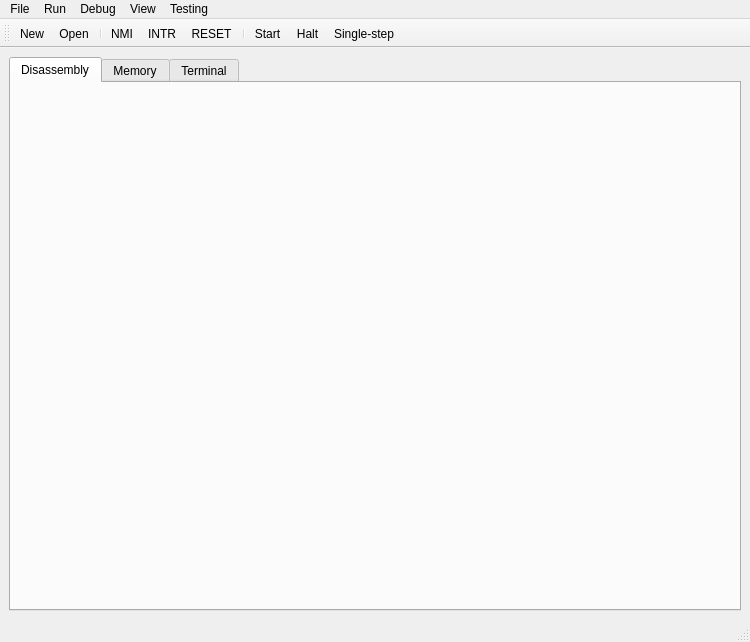
<?xml version="1.0" encoding="UTF-8"?>
<ui version="4.0">
 <class>Sim86Window</class>
 <widget class="QMainWindow" name="Sim86Window">
  <property name="geometry">
   <rect>
    <x>0</x>
    <y>0</y>
    <width>750</width>
    <height>642</height>
   </rect>
  </property>
  <property name="windowTitle">
   <string>MainWindow</string>
  </property>
  <property name="unifiedTitleAndToolBarOnMac">
   <bool>true</bool>
  </property>
  <widget class="QWidget" name="centralwidget">
   <layout class="QVBoxLayout" name="verticalLayout">
    <item>
     <widget class="QTabWidget" name="m_tab_widget">
      <property name="currentIndex">
       <number>0</number>
      </property>
      <widget class="QWidget" name="m_tab_disassembly">
       <property name="enabled">
        <bool>true</bool>
       </property>
       <attribute name="title">
        <string>Disassembly</string>
       </attribute>
      </widget>
      <widget class="QWidget" name="m_tab_memory">
       <attribute name="title">
        <string>Memory</string>
       </attribute>
      </widget>
      <widget class="QWidget" name="m_tab_terminal">
       <attribute name="title">
        <string>Terminal</string>
       </attribute>
      </widget>
     </widget>
    </item>
   </layout>
  </widget>
  <widget class="QMenuBar" name="menubar">
   <property name="geometry">
    <rect>
     <x>0</x>
     <y>0</y>
     <width>750</width>
     <height>25</height>
    </rect>
   </property>
   <widget class="QMenu" name="menuFile">
    <property name="title">
     <string>File</string>
    </property>
    <addaction name="m_act_file_new"/>
    <addaction name="m_act_file_open"/>
    <addaction name="separator"/>
    <addaction name="m_act_file_quit"/>
   </widget>
   <widget class="QMenu" name="menuSettings">
    <property name="title">
     <string>View</string>
    </property>
    <addaction name="m_act_view_regs"/>
    <addaction name="m_act_view_sregs"/>
    <addaction name="m_act_view_flags"/>
    <addaction name="m_act_view_stack"/>
    <addaction name="m_act_view_memory"/>
    <addaction name="m_act_view_disassembly"/>
   </widget>
   <widget class="QMenu" name="menuDebug">
    <property name="title">
     <string>Debug</string>
    </property>
    <addaction name="m_act_debug_nmi"/>
    <addaction name="m_act_debug_intr"/>
    <addaction name="m_act_debug_reset"/>
   </widget>
   <widget class="QMenu" name="menuRun">
    <property name="title">
     <string>Run</string>
    </property>
    <addaction name="m_act_run_start"/>
    <addaction name="m_act_run_halt"/>
    <addaction name="m_act_run_single_step"/>
   </widget>
   <widget class="QMenu" name="menuTesting">
    <property name="title">
     <string>Testing</string>
    </property>
    <addaction name="actionEnable_Database"/>
   </widget>
   <addaction name="menuFile"/>
   <addaction name="menuRun"/>
   <addaction name="menuDebug"/>
   <addaction name="menuSettings"/>
   <addaction name="menuTesting"/>
  </widget>
  <widget class="QStatusBar" name="statusbar"/>
  <widget class="QToolBar" name="toolBar">
   <property name="windowTitle">
    <string>toolBar</string>
   </property>
   <attribute name="toolBarArea">
    <enum>TopToolBarArea</enum>
   </attribute>
   <attribute name="toolBarBreak">
    <bool>false</bool>
   </attribute>
   <addaction name="m_act_file_new"/>
   <addaction name="m_act_file_open"/>
   <addaction name="separator"/>
   <addaction name="m_act_debug_nmi"/>
   <addaction name="m_act_debug_intr"/>
   <addaction name="m_act_debug_reset"/>
   <addaction name="separator"/>
   <addaction name="m_act_run_start"/>
   <addaction name="m_act_run_halt"/>
   <addaction name="m_act_run_single_step"/>
  </widget>
  <action name="m_act_file_new">
   <property name="text">
    <string>New</string>
   </property>
   <property name="shortcut">
    <string>Ctrl+N</string>
   </property>
  </action>
  <action name="m_act_file_open">
   <property name="text">
    <string>Open</string>
   </property>
   <property name="shortcut">
    <string>Ctrl+O</string>
   </property>
  </action>
  <action name="m_act_file_quit">
   <property name="text">
    <string>Quit</string>
   </property>
   <property name="shortcut">
    <string>Ctrl+Q</string>
   </property>
  </action>
  <action name="m_act_view_regs">
   <property name="checkable">
    <bool>true</bool>
   </property>
   <property name="checked">
    <bool>true</bool>
   </property>
   <property name="text">
    <string>General Registers</string>
   </property>
  </action>
  <action name="m_act_view_sregs">
   <property name="checkable">
    <bool>true</bool>
   </property>
   <property name="checked">
    <bool>true</bool>
   </property>
   <property name="text">
    <string>Segment Registers</string>
   </property>
  </action>
  <action name="m_act_view_flags">
   <property name="checkable">
    <bool>true</bool>
   </property>
   <property name="checked">
    <bool>true</bool>
   </property>
   <property name="text">
    <string>Flags</string>
   </property>
  </action>
  <action name="m_act_view_memory">
   <property name="checkable">
    <bool>true</bool>
   </property>
   <property name="checked">
    <bool>true</bool>
   </property>
   <property name="text">
    <string>Memory</string>
   </property>
  </action>
  <action name="m_act_view_disassembly">
   <property name="checkable">
    <bool>true</bool>
   </property>
   <property name="checked">
    <bool>true</bool>
   </property>
   <property name="text">
    <string>Disassembly</string>
   </property>
  </action>
  <action name="m_act_view_stack">
   <property name="checkable">
    <bool>true</bool>
   </property>
   <property name="checked">
    <bool>true</bool>
   </property>
   <property name="text">
    <string>Stack</string>
   </property>
  </action>
  <action name="m_act_debug_nmi">
   <property name="text">
    <string>NMI</string>
   </property>
   <property name="shortcut">
    <string>Alt+N</string>
   </property>
  </action>
  <action name="m_act_debug_intr">
   <property name="text">
    <string>INTR</string>
   </property>
   <property name="shortcut">
    <string>Alt+I</string>
   </property>
  </action>
  <action name="m_act_debug_reset">
   <property name="text">
    <string>RESET</string>
   </property>
   <property name="shortcut">
    <string>Alt+R</string>
   </property>
  </action>
  <action name="m_act_run_start">
   <property name="text">
    <string>Start</string>
   </property>
   <property name="shortcut">
    <string>F5</string>
   </property>
  </action>
  <action name="m_act_run_halt">
   <property name="text">
    <string>Halt</string>
   </property>
   <property name="shortcut">
    <string>Ctrl+P</string>
   </property>
  </action>
  <action name="m_act_run_single_step">
   <property name="text">
    <string>Single-step</string>
   </property>
   <property name="shortcut">
    <string>F7</string>
   </property>
  </action>
  <action name="actionEnable_Database">
   <property name="checkable">
    <bool>true</bool>
   </property>
   <property name="text">
    <string>Enable Database</string>
   </property>
  </action>
 </widget>
 <resources/>
 <connections/>
</ui>
